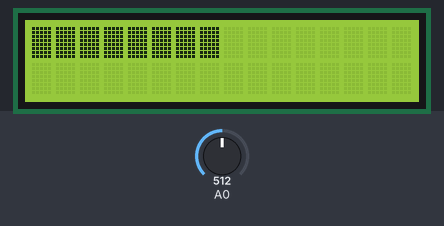
The sketch below on a simulated Arduino Uno, built with avr-gcc and run on an emulated ATmega328P. Shown: 16×2 character LCD. The inputs (shaded band) are chosen by the test bench; at power-on: A0 = 512.

Above: at 1.2 s.
1.3 s: A0 set to 716
At 2.3 s:
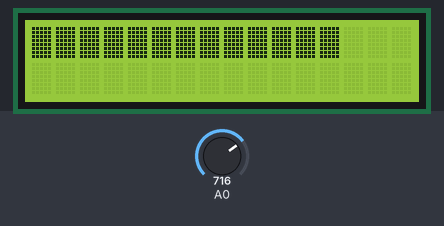
2.8 s: A0 set to 900
At 3.5 s:
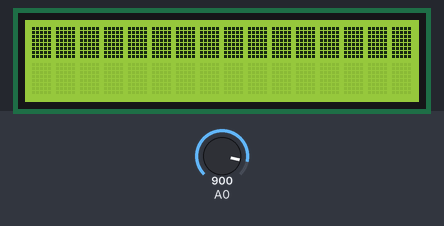
4.3 s: A0 set to 306
At 4.7 s:
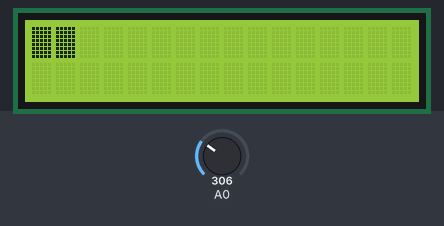
5.8 s: A0 set to 122
At 6.9 s:
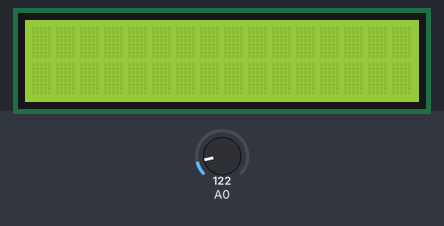
7.3 s: A0 set to 511
At 8.1 s:
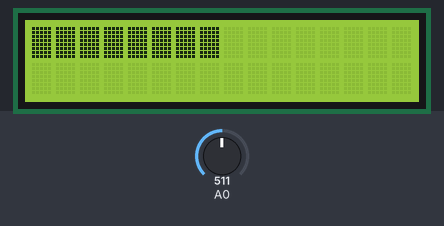
8.8 s: A0 set to 1023
At 9.2 s:
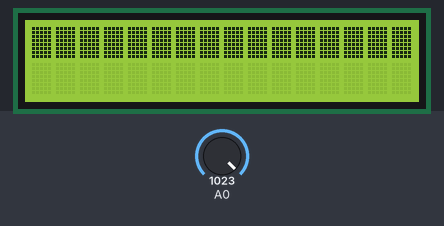
Timing chart, 0 to 11.3 s (numbered marks = the images above; inputs shaded):
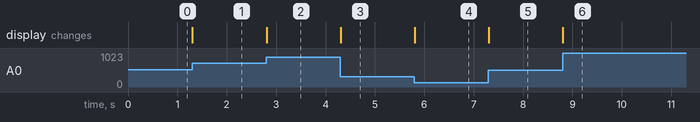

The sketch:

lcd_ekran_ve_ses_sensoru_barametre.ino
```cpp
#include <LiquidCrystal.h>
LiquidCrystal lcd(12, 11, 5, 4, 3, 2);

byte sifir[8] = {
  0b00000,
  0b00000,
  0b00000,
  0b00000,
  0b00000,
  0b00000,
  0b00000,
  0b00000
};
byte bes[8] = {
  0b11111,
  0b11111,
  0b11111,
  0b11111,
  0b11111,
  0b11111,
  0b11111,
  0b11111
};

int deger=5;
int sira=0;

void setup() {
  pinMode(A0,INPUT);
  lcd.begin(16, 2);
  lcd.createChar(1,sifir);
  lcd.createChar(5,bes);
}

void loop() {sira++;
 deger=map(analogRead(A0),200,800,0,16);


				for(sira=0;sira<deger;sira++){
								lcd.setCursor(sira,0);
								lcd.write(5);}
				for(;sira<17;sira++){
								lcd.setCursor(sira,0);
								lcd.write(1);}


			}
```

Measured:
- after the input at 1.3 s, the display: changes at once (image 1)
- after the input at 2.8 s, the display: changes at once (image 2)
- after the input at 4.3 s, the display: changes at once (image 3)
- after the input at 5.8 s, the display: changes at once (image 4)
- after the input at 7.3 s, the display: changes at once (image 5)
- after the input at 8.8 s, the display: changes at once (image 6)
